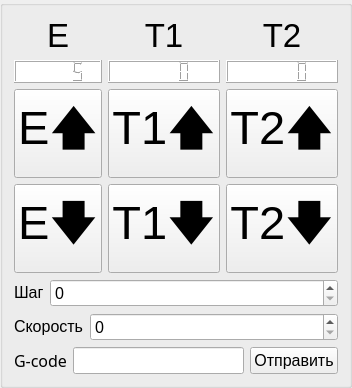
     <widget class="QGroupBox" name="groupBox_2">
      <property name="styleSheet">
       <string notr="true">background-color: rgb(243, 243, 243);border: 1px solid rgb(121, 121, 121);border-radius: 0px;}QGroupBox::title {subcontrol-origin: margin;subcontrol-position: top center;padding: 0 3px;background-color: qlineargradient(x1: 0, y1: 0, x2: 0, y2: 1,stop: 0 rgb(90, 200, 255), stop: 1 rgb(255, 255, 255))</string>
      </property>
      <property name="title">
       <string/>
      </property>
      <layout class="QGridLayout" name="gridLayout_2" rowstretch="10,0,0,0,0,0,0">
       <item row="1" column="2" colspan="2">
        <widget class="QLCDNumber" name="lcdNumber_2">
         <property name="sizePolicy">
          <sizepolicy hsizetype="Minimum" vsizetype="Minimum">
           <horstretch>0</horstretch>
           <verstretch>0</verstretch>
          </sizepolicy>
         </property>
         <property name="font">
          <font>
           <pointsize>5</pointsize>
          </font>
         </property>
         <property name="styleSheet">
          <string notr="true">background: rgb(255, 255, 255)</string>
         </property>
        </widget>
       </item>
       <item row="3" column="2" colspan="2">
        <widget class="QPushButton" name="pushButton_22">
         <property name="font">
          <font>
           <pointsize>35</pointsize>
           <stylestrategy>PreferAntialias</stylestrategy>
          </font>
         </property>
         <property name="styleSheet">
          <string notr="true">                                          background-color: #FFFFFF;
                                          border: 1px solid rgb(79, 79, 79);
                                          border-radius: 0px;
                                          color: rgb(25, 25, 25);
                                         text-align:center;
                                       
                                         hover {
                                         border-color: rgb(82, 168, 236);
                                         border-radius: 10px;
                                         color: rgb(82, 168, 236);
                                         };
                                         pressed {
                                          border-color: rgb(5, 97, 245);
                                          border-radius: 20px;
                                          color: rgb(5, 97, 245)
										 };</string>
         </property>
         <property name="text">
          <string>T1🡇</string>
         </property>
        </widget>
       </item>
       <item row="0" column="4" colspan="2">
        <widget class="QLabel" name="label_17">
         <property name="sizePolicy">
          <sizepolicy hsizetype="Preferred" vsizetype="Fixed">
           <horstretch>0</horstretch>
           <verstretch>0</verstretch>
          </sizepolicy>
         </property>
         <property name="font">
          <font>
           <pointsize>25</pointsize>
          </font>
         </property>
         <property name="styleSheet">
          <string notr="true">border:none</string>
         </property>
         <property name="text">
          <string>T2</string>
         </property>
         <property name="alignment">
          <set>Qt::AlignCenter</set>
         </property>
        </widget>
       </item>
       <item row="1" column="4" colspan="2">
        <widget class="QLCDNumber" name="lcdNumber_3">
         <property name="sizePolicy">
          <sizepolicy hsizetype="Minimum" vsizetype="Minimum">
           <horstretch>0</horstretch>
           <verstretch>0</verstretch>
          </sizepolicy>
         </property>
         <property name="font">
          <font>
           <pointsize>5</pointsize>
          </font>
         </property>
         <property name="styleSheet">
          <string notr="true">background: rgb(255, 255, 255)</string>
         </property>
        </widget>
       </item>
       <item row="2" column="2" colspan="2">
        <widget class="QPushButton" name="pushButton_23">
         <property name="sizePolicy">
          <sizepolicy hsizetype="Minimum" vsizetype="Fixed">
           <horstretch>0</horstretch>
           <verstretch>0</verstretch>
          </sizepolicy>
         </property>
         <property name="font">
          <font>
           <pointsize>35</pointsize>
           <stylestrategy>PreferAntialias</stylestrategy>
          </font>
         </property>
         <property name="styleSheet">
          <string notr="true">                                          background-color: #FFFFFF;
                                          border: 1px solid rgb(79, 79, 79);
                                          border-radius: 0px;
                                          color: rgb(25, 25, 25);
                                         text-align:center;
                                       
                                         hover {
                                         border-color: rgb(82, 168, 236);
                                         border-radius: 10px;
                                         color: rgb(82, 168, 236);
                                         };
                                         pressed {
                                          border-color: rgb(5, 97, 245);
                                          border-radius: 20px;
                                          color: rgb(5, 97, 245)
										 };</string>
         </property>
         <property name="text">
          <string>T1🡅</string>
         </property>
        </widget>
       </item>
       <item row="6" column="1" colspan="4">
        <widget class="QLineEdit" name="lineEdit_95">
         <property name="font">
          <font>
           <pointsize>12</pointsize>
          </font>
         </property>
        </widget>
       </item>
       <item row="0" column="0" colspan="2">
        <widget class="QLabel" name="label_18">
         <property name="sizePolicy">
          <sizepolicy hsizetype="Preferred" vsizetype="Fixed">
           <horstretch>0</horstretch>
           <verstretch>0</verstretch>
          </sizepolicy>
         </property>
         <property name="font">
          <font>
           <pointsize>25</pointsize>
           <bold>false</bold>
           <stylestrategy>PreferDefault</stylestrategy>
          </font>
         </property>
         <property name="layoutDirection">
          <enum>Qt::LeftToRight</enum>
         </property>
         <property name="styleSheet">
          <string notr="true">border:none</string>
         </property>
         <property name="text">
          <string>E</string>
         </property>
         <property name="alignment">
          <set>Qt::AlignCenter</set>
         </property>
        </widget>
       </item>
       <item row="1" column="0" colspan="2">
        <widget class="QLCDNumber" name="lcdNumber">
         <property name="sizePolicy">
          <sizepolicy hsizetype="Minimum" vsizetype="Minimum">
           <horstretch>0</horstretch>
           <verstretch>0</verstretch>
          </sizepolicy>
         </property>
         <property name="font">
          <font>
           <pointsize>5</pointsize>
          </font>
         </property>
         <property name="styleSheet">
          <string notr="true">background: rgb(255, 255, 255)</string>
         </property>
         <property name="intValue" stdset="0">
          <number>5</number>
         </property>
        </widget>
       </item>
       <item row="6" column="5">
        <widget class="QPushButton" name="pushButton_94">
         <property name="font">
          <font>
           <pointsize>12</pointsize>
          </font>
         </property>
         <property name="text">
          <string>Отправить</string>
         </property>
        </widget>
       </item>
       <item row="2" column="0" colspan="2">
        <widget class="QPushButton" name="pushButton_20">
         <property name="sizePolicy">
          <sizepolicy hsizetype="Minimum" vsizetype="Fixed">
           <horstretch>0</horstretch>
           <verstretch>0</verstretch>
          </sizepolicy>
         </property>
         <property name="font">
          <font>
           <pointsize>35</pointsize>
           <stylestrategy>PreferAntialias</stylestrategy>
          </font>
         </property>
         <property name="styleSheet">
          <string notr="true">                                          background-color: #FFFFFF;
                                          border: 1px solid rgb(79, 79, 79);
                                          border-radius: 0px;
                                          color: rgb(25, 25, 25);
                                         text-align:center;
                                       
                                         hover {
                                         border-color: rgb(82, 168, 236);
                                         border-radius: 10px;
                                         color: rgb(82, 168, 236);
                                         };
                                         pressed {
                                          border-color: rgb(5, 97, 245);
                                          border-radius: 20px;
                                          color: rgb(5, 97, 245)
										 };
</string>
         </property>
         <property name="text">
          <string>E🡅</string>
         </property>
        </widget>
       </item>
       <item row="3" column="0" colspan="2">
        <widget class="QPushButton" name="pushButton_21">
         <property name="font">
          <font>
           <pointsize>35</pointsize>
           <stylestrategy>PreferAntialias</stylestrategy>
          </font>
         </property>
         <property name="styleSheet">
          <string notr="true">                                          background-color: #FFFFFF;
                                          border: 1px solid rgb(79, 79, 79);
                                          border-radius: 0px;
                                          color: rgb(25, 25, 25);
                                         text-align:center;
                                       
                                         hover {
                                         border-color: rgb(82, 168, 236);
                                         border-radius: 10px;
                                         color: rgb(82, 168, 236);
                                         };
                                         pressed {
                                          border-color: rgb(5, 97, 245);
                                          border-radius: 20px;
                                          color: rgb(5, 97, 245)
										 };</string>
         </property>
         <property name="text">
          <string>E🡇</string>
         </property>
        </widget>
       </item>
       <item row="0" column="2" colspan="2">
        <widget class="QLabel" name="label_23">
         <property name="sizePolicy">
          <sizepolicy hsizetype="Preferred" vsizetype="Fixed">
           <horstretch>0</horstretch>
           <verstretch>0</verstretch>
          </sizepolicy>
         </property>
         <property name="font">
          <font>
           <pointsize>25</pointsize>
          </font>
         </property>
         <property name="styleSheet">
          <string notr="true">border:none</string>
         </property>
         <property name="text">
          <string>T1</string>
         </property>
         <property name="alignment">
          <set>Qt::AlignCenter</set>
         </property>
        </widget>
       </item>
       <item row="3" column="4" colspan="2">
        <widget class="QPushButton" name="pushButton_24">
         <property name="font">
          <font>
           <pointsize>35</pointsize>
           <stylestrategy>PreferAntialias</stylestrategy>
          </font>
         </property>
         <property name="styleSheet">
          <string notr="true">                                          background-color: #FFFFFF;
                                          border: 1px solid rgb(79, 79, 79);
                                          border-radius: 0px;
                                          color: rgb(25, 25, 25);
                                         text-align:center;
                                       
                                         hover {
                                         border-color: rgb(82, 168, 236);
                                         border-radius: 10px;
                                         color: rgb(82, 168, 236);
                                         };
                                         pressed {
                                          border-color: rgb(5, 97, 245);
                                          border-radius: 20px;
                                          color: rgb(5, 97, 245)
										 };</string>
         </property>
         <property name="text">
          <string>T2🡇</string>
         </property>
        </widget>
       </item>
       <item row="2" column="4" colspan="2">
        <widget class="QPushButton" name="pushButton_25">
         <property name="sizePolicy">
          <sizepolicy hsizetype="Minimum" vsizetype="Fixed">
           <horstretch>0</horstretch>
           <verstretch>0</verstretch>
          </sizepolicy>
         </property>
         <property name="font">
          <font>
           <pointsize>35</pointsize>
           <stylestrategy>PreferAntialias</stylestrategy>
          </font>
         </property>
         <property name="styleSheet">
          <string notr="true">                                          background-color: #FFFFFF;
                                          border: 1px solid rgb(79, 79, 79);
                                          border-radius: 0px;
                                          color: rgb(25, 25, 25);
                                         text-align:center;
                                       
                                         hover {
                                         border-color: rgb(82, 168, 236);
                                         border-radius: 10px;
                                         color: rgb(82, 168, 236);
                                         };
                                         pressed {
                                          border-color: rgb(5, 97, 245);
                                          border-radius: 20px;
                                          color: rgb(5, 97, 245)
										 };</string>
         </property>
         <property name="text">
          <string>T2🡅</string>
         </property>
        </widget>
       </item>
       <item row="6" column="0">
        <widget class="QLabel" name="label_127">
         <property name="font">
          <font>
           <family>Yu Gothic Medium</family>
           <pointsize>12</pointsize>
           <stylestrategy>PreferAntialias</stylestrategy>
          </font>
         </property>
         <property name="styleSheet">
          <string notr="true">border:none</string>
         </property>
         <property name="text">
          <string>G-code</string>
         </property>
         <property name="alignment">
          <set>Qt::AlignLeading|Qt::AlignLeft|Qt::AlignVCenter</set>
         </property>
        </widget>
       </item>
       <item row="4" column="0" colspan="6">
        <layout class="QHBoxLayout" name="horizontalLayout_3" stretch="0,7">
         <item>
          <widget class="QLabel" name="label_4">
           <property name="sizePolicy">
            <sizepolicy hsizetype="Preferred" vsizetype="Fixed">
             <horstretch>0</horstretch>
             <verstretch>0</verstretch>
            </sizepolicy>
           </property>
           <property name="font">
            <font>
             <pointsize>12</pointsize>
            </font>
           </property>
           <property name="styleSheet">
            <string notr="true">border:none
</string>
           </property>
           <property name="text">
            <string>Шаг</string>
           </property>
          </widget>
         </item>
         <item>
          <widget class="QSpinBox" name="spinBox">
           <property name="sizePolicy">
            <sizepolicy hsizetype="Preferred" vsizetype="Fixed">
             <horstretch>0</horstretch>
             <verstretch>0</verstretch>
            </sizepolicy>
           </property>
           <property name="font">
            <font>
             <pointsize>12</pointsize>
             <bold>false</bold>
            </font>
           </property>
          </widget>
         </item>
        </layout>
       </item>
       <item row="5" column="0" colspan="6">
        <layout class="QHBoxLayout" name="horizontalLayout_4" stretch="0,7">
         <item>
          <widget class="QLabel" name="label_24">
           <property name="sizePolicy">
            <sizepolicy hsizetype="Preferred" vsizetype="Fixed">
             <horstretch>0</horstretch>
             <verstretch>0</verstretch>
            </sizepolicy>
           </property>
           <property name="font">
            <font>
             <pointsize>12</pointsize>
            </font>
           </property>
           <property name="styleSheet">
            <string notr="true">border:none</string>
           </property>
           <property name="text">
            <string>Скорость</string>
           </property>
          </widget>
         </item>
         <item>
          <widget class="QSpinBox" name="spinBox_2">
           <property name="sizePolicy">
            <sizepolicy hsizetype="Minimum" vsizetype="Fixed">
             <horstretch>0</horstretch>
             <verstretch>0</verstretch>
            </sizepolicy>
           </property>
           <property name="font">
            <font>
             <pointsize>12</pointsize>
            </font>
           </property>
          </widget>
         </item>
        </layout>
       </item>
      </layout>
     </widget>
